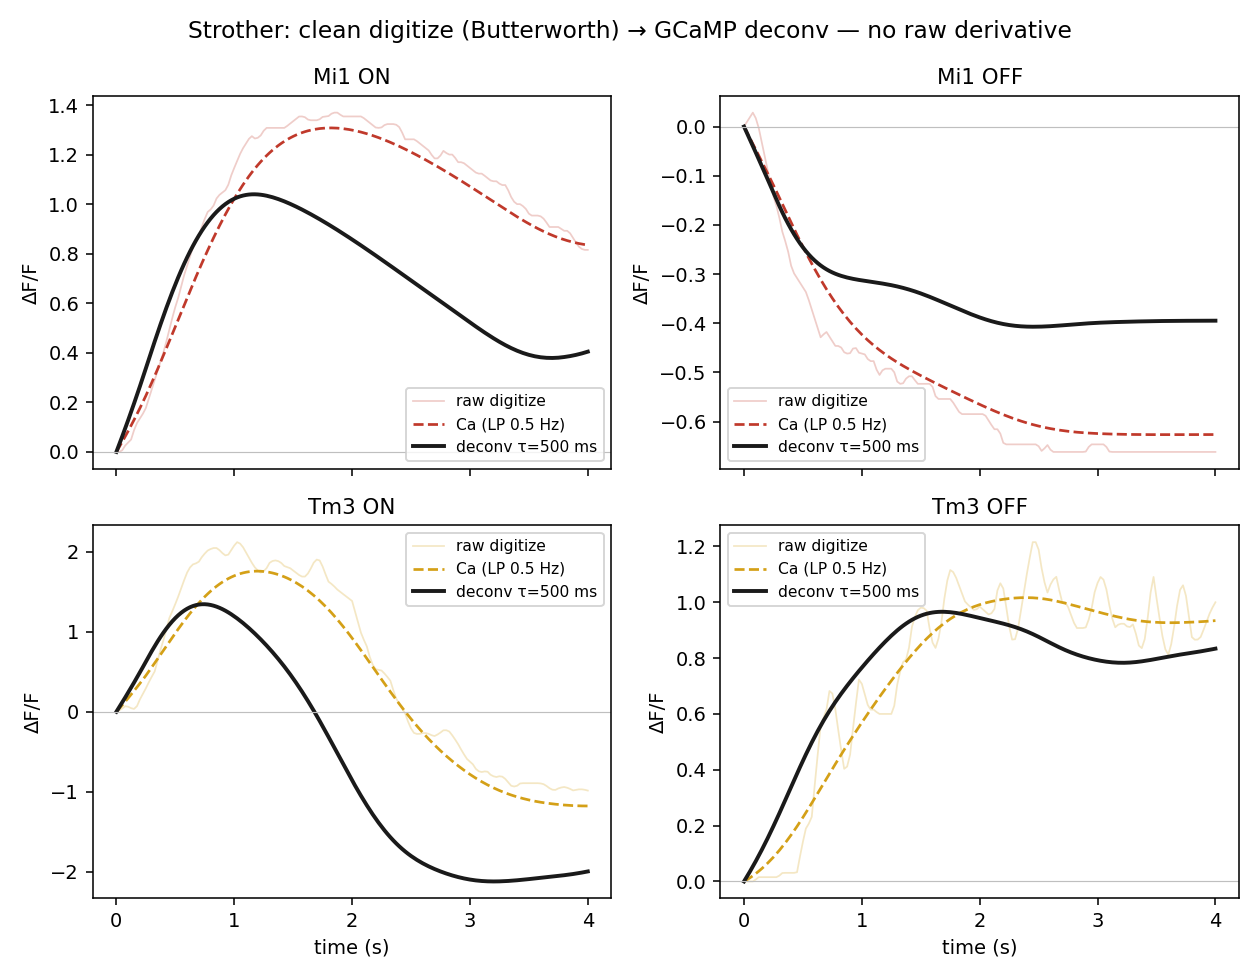

Write the Python code that produced this figure.
"""Arenz-style GCaMP deconv on Strother Mi1/Tm3 — clean Ca then deconv.

Why raw deconv was garbage
--------------------------
2b.py digitizes the SEM ribbon midline (median colour mask per x). That jumps
~1–1.5 px/sample (≈0.03–0.05 ΔF/F). With τ=0.5 s, τ·ΔCa/dt from one pixel
jump ≈ 0.4 ΔF/F → fake oscillations. The digitize is too jagged to differentiate.

Fix: low-pass the digitize to a paper-smooth mean (Butterworth), then
V̂ = Ca + τ dCa/dt. Abort if deconv still has digitization-scale curvature.

τ=500 ms (Arenz ≈350 ms via ÷H_LP on clean kernels).

Run:  ../.venv/bin/python filter_strother_500ms.py
"""

from __future__ import annotations

from pathlib import Path

import matplotlib

matplotlib.use("Agg")
import matplotlib.pyplot as plt
import numpy as np
import pandas as pd
from scipy.signal import butter, filtfilt, savgol_filter

HERE = Path(__file__).resolve().parent
ST_CSV = HERE.parent / "strother" / "2b_digitized.csv"
OUT_PNG = HERE / "filter_strother_500ms.png"
OUT_CSV = HERE / "filter_strother_500ms.csv"

DT = 0.025
T_MAX = 4.0
TAU_S = 0.5
FC_HZ = 0.5  # keep flash kinetics; kill px jitter (~1/0.04 s = 25 Hz)
SAVGOL_S = 0.50
DFF_PER_PX = 2.0 / 65.0
MAX_DECONV_D2_PX = 0.15  # interior only
CELLS = ["Mi1", "Tm3"]
POLARITIES = ["ON", "OFF"]
COLORS = {"Mi1": "#c0392b", "Tm3": "#d4a017"}


def resample(t: np.ndarray, y: np.ndarray, t_grid: np.ndarray) -> np.ndarray:
    t = np.asarray(t, float)
    y = np.asarray(y, float)
    m = np.isfinite(t) & np.isfinite(y)
    t, y = t[m], y[m]
    order = np.argsort(t)
    t, y = t[order], y[order]
    _, idx = np.unique(t, return_index=True)
    t, y = t[idx], y[idx]
    return np.interp(t_grid, t, y, left=np.nan, right=np.nan)


def clean_ca(raw: np.ndarray) -> np.ndarray:
    b, a = butter(2, FC_HZ, btype="low", fs=1.0 / DT)
    return filtfilt(b, a, raw)


def deconv_lp(ca: np.ndarray, tau_s: float) -> tuple[np.ndarray, np.ndarray]:
    n = len(ca)
    win = max(5, int(round(SAVGOL_S / DT)) | 1)
    win = min(win, n if n % 2 == 1 else n - 1)
    ca_s = savgol_filter(ca, win, 2, mode="interp")
    dca = savgol_filter(ca, win, 2, deriv=1, delta=DT, mode="interp")
    return ca_s, ca_s + tau_s * dca


def d2_rms_px(y: np.ndarray) -> float:
    return float(np.sqrt(np.mean(np.diff(y, 2) ** 2)) / DFF_PER_PX)


def main() -> int:
    st = pd.read_csv(ST_CSV)
    t_grid = np.arange(0.0, T_MAX + 1e-9, DT)
    interior = (t_grid >= 0.25) & (t_grid <= 3.75)
    rows: list[dict] = []
    fig, axes = plt.subplots(2, 2, figsize=(9, 7), sharex=True)
    failed = False

    for ax, (cell, pol) in zip(
        axes.ravel(), ((c, p) for c in CELLS for p in POLARITIES)
    ):
        sub = st[(st.cell == cell) & (st.polarity == pol)]
        raw = resample(sub.time_s.values, sub.dff.values, t_grid)
        raw = np.nan_to_num(raw, nan=0.0) - float(np.nan_to_num(raw, nan=0.0)[0])

        ca0 = clean_ca(raw)
        ca_s, deconv = deconv_lp(ca0, TAU_S)
        ca_s = ca_s - ca_s[0]
        deconv = deconv - deconv[0]

        raw_d2 = d2_rms_px(raw[interior])
        dec_d2 = d2_rms_px(deconv[interior])
        resid_px = float(np.sqrt(np.mean((raw - ca_s) ** 2)) / DFF_PER_PX)
        print(
            f"{cell} {pol}: raw Δ²={raw_d2:.2f}px  deconv Δ²={dec_d2:.2f}px  "
            f"resid(raw−Ca)={resid_px:.2f}px"
        )
        if dec_d2 > MAX_DECONV_D2_PX:
            print(f"  FAIL: deconv Δ²>{MAX_DECONV_D2_PX} px")
            failed = True

        for ti, r, c, d in zip(t_grid, raw, ca_s, deconv):
            rows.append(
                dict(
                    cell=cell,
                    polarity=pol,
                    time_s=float(ti),
                    dff_raw=float(r),
                    dff_ca=float(c),
                    dff_deconv=float(d),
                )
            )

        color = COLORS[cell]
        ax.plot(t_grid, raw, color=color, alpha=0.25, lw=0.9, label="raw digitize")
        ax.plot(t_grid, ca_s, color=color, lw=1.4, ls="--", label=f"Ca (LP {FC_HZ} Hz)")
        ax.plot(t_grid, deconv, color="0.1", lw=2.0, label=rf"deconv τ={TAU_S*1e3:.0f} ms")
        ax.axhline(0, color="0.75", lw=0.6)
        ax.set_title(f"{cell} {pol}", fontsize=11)
        ax.set_ylabel("ΔF/F")
        ax.legend(fontsize=8, loc="best")

    for ax in axes[1]:
        ax.set_xlabel("time (s)")
    fig.suptitle(
        "Strother: clean digitize (Butterworth) → GCaMP deconv — no raw derivative",
        y=0.98,
    )
    fig.tight_layout()

    if failed:
        bad = HERE / "filter_strother_500ms_FAILED.png"
        fig.savefig(bad, dpi=140)
        plt.close(fig)
        raise SystemExit(f"QC failed; see {bad}")

    fig.savefig(OUT_PNG, dpi=140)
    plt.close(fig)
    pd.DataFrame(rows).to_csv(OUT_CSV, index=False)
    print(f"wrote {OUT_PNG}")
    print(f"wrote {OUT_CSV}")
    return 0


if __name__ == "__main__":
    raise SystemExit(main())
